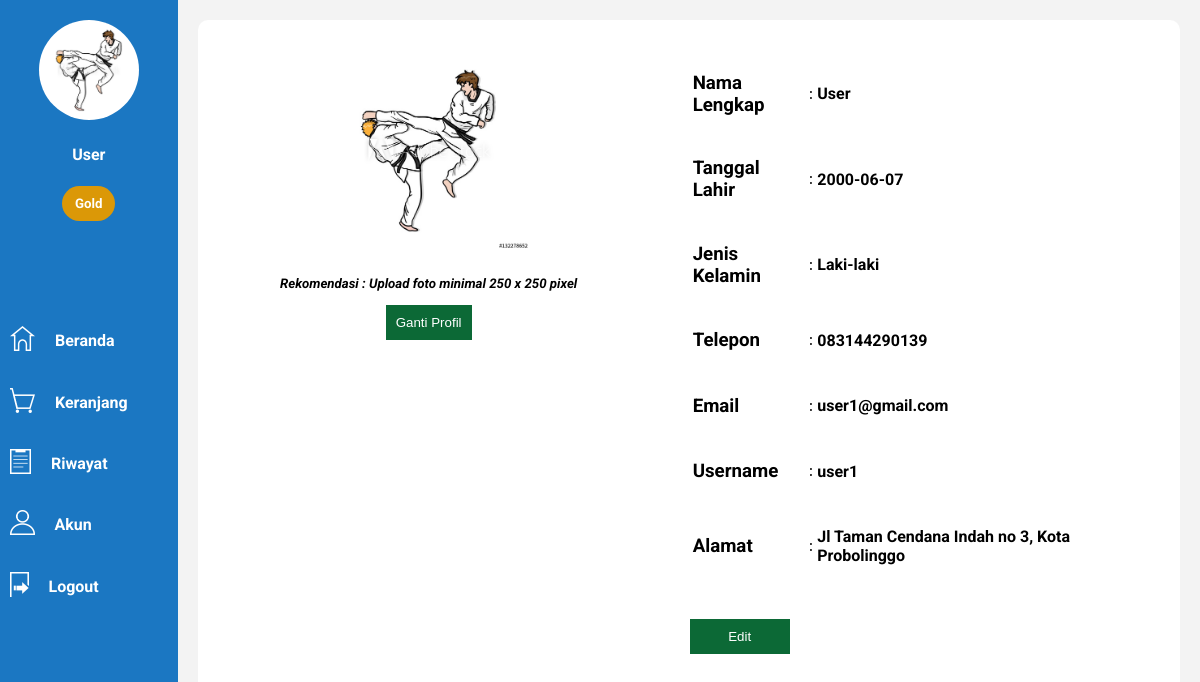
/dist/accountUser.php (signed in), run on the app's committed database.
### tables this page shows
CREATE TABLE IF NOT EXISTS `user` (
  `id` int(11) NOT NULL AUTO_INCREMENT,
  `nama` varchar(50) NOT NULL DEFAULT '0',
  `tanggal_lahir` date DEFAULT NULL,
  `tanggal_daftar` date DEFAULT NULL,
  `kelamin` enum('Laki-laki','Perempuan') NOT NULL DEFAULT 'Laki-laki',
  `no_telepon` varchar(50) NOT NULL DEFAULT '0',
  `email` varchar(50) DEFAULT NULL,
  `alamat` text,
  `level` enum('Bronze','Silver','Gold') NOT NULL DEFAULT 'Bronze',
  `username` varchar(50) NOT NULL DEFAULT '0',
  `password` varchar(350) NOT NULL DEFAULT '0',
  `profile` varchar(50) DEFAULT NULL,
  PRIMARY KEY (`id`)
);

### dist/Functions.php (called while the page is built, shortened)
<?php
class Functions{
    public $db ;
    public function __construct($localhost,$username,$password,$dbname){
        $this->db=new mysqli($localhost,$username,$password,$dbname);
    }
    public function selectData($query){
        $result = $this->db->query($query);
        $data = [];
        if($result->num_rows>0){
            while($row=$result->fetch_assoc()){
                $data[] = $row;
            }
        }
        return $data;
    }
    public function cekGambar($image){
        if($image==null){
            return "noimage.png";
        }else{
            return "$image";
        }
    }
    public function cekLevel($data){
        if($data==="Bronze"){
            return "rgb(235, 124, 73)";
        }else if($data==="Silver"){
            return "rgb(189, 189, 189)";
        }else if($data==="Gold"){
            return "rgb(219, 152, 7)";
        }
    }
    public function hitungKeranjang($id){
        $data = $this->selectData("SELECT * FROM keranjang WHERE id_user='$id'");
        $jumlah = count($data);
        if($jumlah>0){
            return "<span style='margin-left:10px;background-color: red;padding:5px;border-radius:10px;'>$jumlah</span>";
            exit;
        }else{
            return "";
        }
    }
}
$conn = new Functions("localhost","root","","lomba_hackathon");
?>

### dist/accountUser.php (the view, shortened to what this page needs)
<?php
require 'Functions.php';
$iduser=$_SESSION["iduser"];
$data = $conn->selectData("SELECT * FROM user where id='$iduser';");
?>
<!DOCTYPE html>
<html lang="en">
<head>
    <link rel="stylesheet" href="../css/accountUser.css"><link href="https://fonts.googleapis.com/css2?family=Oswald:wght@500&display=swap" rel="stylesheet">
</head>
<body>
    <div class="sidebar">
        <center><img class="profile" src="../userimage/<?=$conn->cekGambar($data[0]['profile']);?>" width="100px" height="100px" style="margin-top: 20px;border-radius:50%;"></center>
        <center><h4 style="color:white;font-family:'Roboto',sans-serif"><?=$data[0]["nama"]?></h4></center>
        <center><h5 class= "level" style="background-color:<?php echo $conn->cekLevel($data[0]["level"])?>"><?=$data[0]["level"]?></h5></center>
        <div class="menu" style="margin-top:100px;">
            <a href="homeUser.php"><img src="../assets/home.png" height="25" style="float: left;margin: 10px;margin-top:5px;margin-right: 20px;"><h4>Beranda</h4></a>
            <a href="keranjang.php"><img src="../assets/keranjang.png" height="25" style="float: left;margin: 10px;margin-top:5px;margin-right: 20px;"><h4>Keranjang <?=$conn->hitungKeranjang($iduser)?></h4></a>
            <a href="riwayat.php"><img src="../assets/riwayat.png" height="25" style="float: left;margin: 10px;margin-top:5px;margin-right: 20px;"><h4>Riwayat</h4></a>
            <a href=""><img src="../assets/account.png" height="25" style="float: left;margin: 10px;margin-top:5px;margin-right: 20px;"><h4>Akun</h4></a>
            <a href="logout.php"><img src="../assets/exit.png" height="25" style="float: left;margin: 10px;margin-top:5px;margin-right: 20px;"><h4>Logout</h4></a>
        </div>
    </div>
    <div class="content">
       <div class="kotak1">
           <center><img src="../userimage/<?=$conn->cekGambar($data[0]['profile']);?>" height="200px"></center>
           <center><h5 style="font-family:'Roboto',sans-serif;"><i>Rekomendasi : Upload foto minimal 250 x 250 pixel</i></h5></center>
           <center><button class="btnGantiProfile" style="margin-top:-10px">Ganti Profil</button></center>
       </div>
       <div class="kotak2">
       <?php
       foreach($data as $x):
       ?>
           <table style="width: 100%;">
               <tr>
                    <td><h3>Nama Lengkap </h3></td>
                    <td>:</td>
                    <td><h4><?=$x["nama"]?></h4></td>
                </tr>
                <tr>
                    <td><h3>Tanggal Lahir </h3></td>
                    <td>:</td>
                    <td><h4><?=$x["tanggal_lahir"]?></h4></td>
                </tr>
                <tr>
                    <td><h3>Jenis Kelamin</h3></td>
                    <td>:</td>
                    <td><h4><?=$x["kelamin"]?></h4></td>
                </tr>
                <tr>
                    <td><h3>Telepon </h3></td>
                    <td>:</td>
                    <td><h4><?=$x["no_telepon"]?></h4></td>
                </tr>
                <tr>
                    <td><h3>Email </h3></td>
                    <td>:</td>
                    <td><h4><?=$x["email"]?></h4></td>
                </tr>
               <tr>
                   <td><h3>Username </h3></td>
                   <td>:</td>
                   <td><h4><?=$x["username"]?></h4></td>
               </tr>
                <tr>
                    <td><h3>Alamat </h3></td>
                    <td>:</td>
                    <td><h4><?=$x["alamat"]?></h4></td>
                </tr>
                <?php
       endforeach;
                ?>
           </table>
           <td><button style="width: 100px;" onclick="updateAccount('<?=$iduser?>','<?=$x['nama']?>','<?=$x['tanggal_lahir']?>','<?=$x['kelamin']?>',
           '<?=$x['no_telepon']?>','<?=$x['email']?>','<?=$x['alamat']?>','<?=$x['username']?>');">Edit </button></td>
       </div>
    </div>
</body>
</html>

### css/accountUser.css (style rules this page uses)
html { height: 100%; overflow-y: hidden; }
body { margin:0; padding:0; display: flex; flex-direction: row; height: 100%; background-color: rgb(243, 243, 243); }
.sidebar { width: 15%; height:100%; background-color: rgb(27, 119, 194); }
.content { width:83%; height:95%; margin: 20px; padding-bottom: 30px; display: flex; flex-direction: row; border-radius: 10px; background-color: rgb(255, 255, 255); overflow: scroll; }
.menu h4 { color:white; font-family:'Roboto',sans-serif; height: 40px; line-height: 40px; padding-left: 20px; }
.menu a:link { color: white; text-decoration: none; }
.kotak1, .kotak2 { width: 45%; margin: 10px; height: 500px; padding: 20px; box-sizing: border-box; }
.kotak2 h3 { font-family: 'Roboto',sans-serif; font-weight: bolder; }
.kotak2 h4 { font-family: 'Roboto',sans-serif; }
button { margin-top: 30px; border:none; padding: 10px; background-color: rgb(12, 105, 54); color: white; }
.level { color:white;font-family:'Roboto',sans-serif; padding: 10px; width: 30%; border-radius: 40px; box-sizing: border-box; }

### data on the page
user: profile (picture), nama "User", level "Gold", tanggal_lahir "2000-06-07", kelamin "Laki-laki", no_telepon "083144290139", email "user1@gmail.com", username "user1", alamat "Jl Taman Cendana Indah no 3, Kota Probolinggo"
